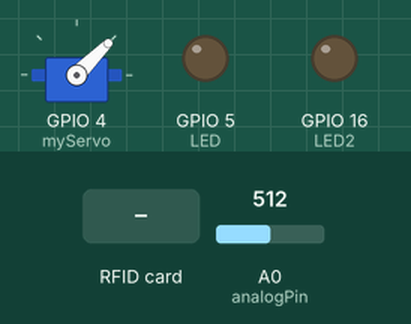
Bench run of a sketch on a simulated ESP8266 (NodeMCU). Parts: servo, output pins drawn as LEDs (lit = HIGH). The test bench sets the inputs (shaded band); at power-on: A0 (analogPin) = 512. WiFi joins after 1.5 s; servers stay silent unless stated; no MQTT or app messages arrive unless stated; what the sketch prints to the serial monitor is not drawn.

Above: at 2.7 s.
2.8 s: A0 (analogPin) set to 109
4.3 s: A0 (analogPin) set to 90
At 5.7 s:
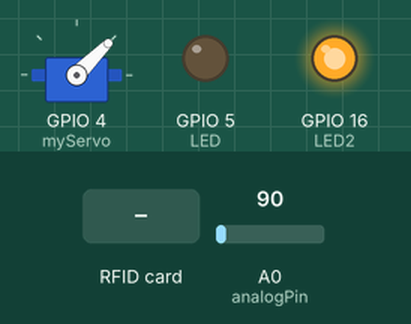
6.1 s: RFID card 02 0A 92 85 held to the reader
At 6.8 s:
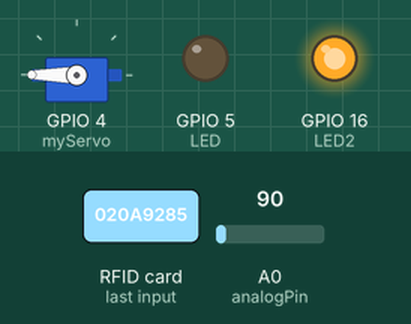
Timing chart, 0 to 10.8 s (numbered marks = the images above; inputs shaded):
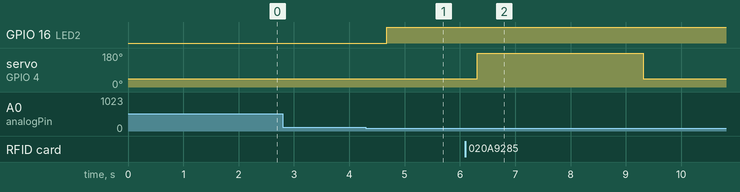

Measured:
- the behaviour switches between 100 and 99 on A0 (analogPin) (found by bisection; images 0 and 1)
- after the input at 2.8 s, every drawn part: stays the same
- after the input at 4.3 s, GPIO 16 (LED2): LOW → HIGH after 0.38 s
- after the input at 6.1 s, servo on GPIO 4 (myServo): 45° → 180° after 0.21 s, → 45° 3.0 s later

The sketch:

IOT_Google_Sheet.ino
```cpp
#include <ESP8266WiFi.h>
#include <MFRC522.h>
#include <Servo.h>
#include <HTTPSRedirect.h>
#include <SPI.h>
#include <PubSubClient.h>
#include <WiFiManager.h>
#define SS_PIN 2
#define RST_PIN 0
#define LED 5 //D1
#define LED2 16 //D0
int analogPin = A0;
int val;
#define UPDATE_INTERVAL_HOUR  (0)
#define UPDATE_INTERVAL_MIN   (0)
#define UPDATE_INTERVAL_SEC   (30)
#define UPDATE_INTERVAL_MS    ( ((UPDATE_INTERVAL_HOUR*60*60) + (UPDATE_INTERVAL_MIN * 60) + UPDATE_INTERVAL_SEC ) * 1000 )


MFRC522 mfrc522(SS_PIN, RST_PIN);
MFRC522::MIFARE_Key key;
MFRC522::StatusCode status;
Servo myServo;
String Name = "Rathanan";


const char* ssid     = "ssid";
const char* password = "password";
String GAS_ID = "googlesheeturl";
const char* host = "script.google.com";
const char* mqtt_server = "broker.netpie.io";
const int mqtt_port = 1883;
const char* mqtt_Client = "xxxxxxxxxxx";
const char* mqtt_username = "xxxxxxxxx";
const char* mqtt_password = "xxxxxxxxxx";


WiFiClient espClient;
PubSubClient client(espClient);

char msg[50];
long lastMsg = 0;
int value = 0;

void reconnect() {
  while (!client.connected()) {
    Serial.print("Attempting MQTT connection…");
    if (client.connect(mqtt_Client, mqtt_username, mqtt_password)) {
      Serial.println();
      Serial.println("connected");
      client.subscribe("@msg/LED");
    }
    else {
      Serial.print("failed, rc=");
      Serial.print(client.state());
      Serial.println("try again in 5 seconds");
      delay(5000);
    }
  }
}

void callback(char* topic, byte* payload, unsigned int length) {
  Serial.print("Message arrived [");
  Serial.print(topic);
  Serial.print("] ");
  String message;
  String tpc;
  for (int i = 0; i < length; i++) {
    message = message + (char)payload[i];
  }
  Serial.println(message);
  if(String(topic) == "@msg/LED") {
    if (message == "ON"){
      digitalWrite(LED,1);
      client.publish("@shadow/data/update", "{\"data\" : {\"LED\" : \"ON\"}}");
      Serial.println("LED ON");
    }
    else if (message == "OFF") {
      digitalWrite(LED,0);
      client.publish("@shadow/data/update", "{\"data\" : {\"LED\" : \"OFF\"}}");
      Serial.println("LED OFF");
    }
    else if (message == "OPEN"){
      myServo.write(180);
      client.publish("@shadow/data/update", "{\"data\" : {\"DOOR\" : \"OPEN\"}}");
      Serial.println("DOOR OPEN");
    }
    else if (message == "CLOSE") {
      myServo.write(45);
      client.publish("@shadow/data/update", "{\"data\" : {\"DOOR\" : \"CLOSE\"}}");
      Serial.println("DOOR CLOSE");
    }
    }
  }

void update_google_sheet()
{
    Serial.print("connecting to ");
    Serial.println(host);

       WiFiClientSecure client;
    const int httpPort = 443;

    client.setInsecure();

    if (!client.connect(host, httpPort)) { //works!
      Serial.println("connection failed");
      return;
    }

    String url = "/macros/s/" + GAS_ID + "/exec?Name=";

    url += String(Name);


    Serial.print("Requesting URL: ");
    Serial.println(url);


    client.print(String("GET ") + url + " HTTP/1.1\r\n" +
                 "Host: " + host + "\r\n" +
                 "Connection: close\r\n\r\n");

    Serial.println();
    Serial.println("closing connection");
    Serial.println();
}

void setup()
{
  pinMode(LED,OUTPUT);
  pinMode(LED2,OUTPUT);
  Serial.begin(115200);
  Serial.println('\n');
  SPI.begin();
  myServo.attach(4);
  myServo.write(45);
  client.setServer(mqtt_server, mqtt_port);
  client.setCallback(callback);
  Serial.println();

  WiFi.begin(ssid, password );
  Serial.print("Connecting to ");
  Serial.print(ssid);

  while (WiFi.status() != WL_CONNECTED)
  {
    delay(500);
    Serial.print(".");
  }
  Serial.println('\n');
  Serial.println("WiFi Connected!");
  Serial.println(WiFi.localIP());
  mfrc522.PCD_Init();
  Serial.println("Put your card to the reader...");

}

unsigned long time_ms;
unsigned long time_1000_ms_buf;
unsigned long time_sheet_update_buf;
unsigned long time_dif;

void loop()
{
  val = analogRead(analogPin);


  if (!client.connected()) {
    reconnect();
  }
  client.loop();

  if (val < 100) {
    digitalWrite(LED2, HIGH);
    Serial.println("LED ON");
    Serial.println();
  }
  else {
    digitalWrite(LED2, LOW);
    Serial.println("LED OFF");
    Serial.println();
  }
  delay(500);

  time_ms = millis();
  time_dif = time_ms - time_1000_ms_buf;

  if ( time_dif >= 1000 )
  {
    time_1000_ms_buf = time_ms;

    if(! mfrc522.PICC_IsNewCardPresent())
    {
      return;
    }
    if(! mfrc522.PICC_ReadCardSerial())
    {
      return;
    }
    Serial.print("UID tag :");
    String content= "";
    byte letter;
    for (byte i =0; i < mfrc522.uid.size; i++)
    {
      Serial.print(mfrc522.uid.uidByte[i] < 0x10 ? "0" : " ");
      Serial.print(mfrc522.uid.uidByte[i], HEX);
      content.concat(String(mfrc522.uid.uidByte[i] < 0x10 ? "0" : " "));
      content.concat(String(mfrc522.uid.uidByte[i], HEX));
    }
    Serial.println();
    Serial.print("Message : ");
    content.toUpperCase();
    if (content.substring(1) == "020A 92 85")
    {
      Serial.println("Authorized access");
      Serial.println();
      delay(500);

    }

    else {
      Serial.println("Access denied");
      delay(100);
      myServo.write(180);
      delay(3000);
      myServo.write(45);
      update_google_sheet();
      delay(2000);

    }
  }


}
void onAutoConnWifi(String chk){
   WiFiManager wifiManager;
   if(chk=="reset"){
    wifiManager.resetSettings();
    Serial.println("reset wifi");
   }else{
    wifiManager.autoConnect("LED_Status"); // ชื่อ Access point เริ่มต้น
    Serial.println(WiFi.localIP());
   }
}
```
